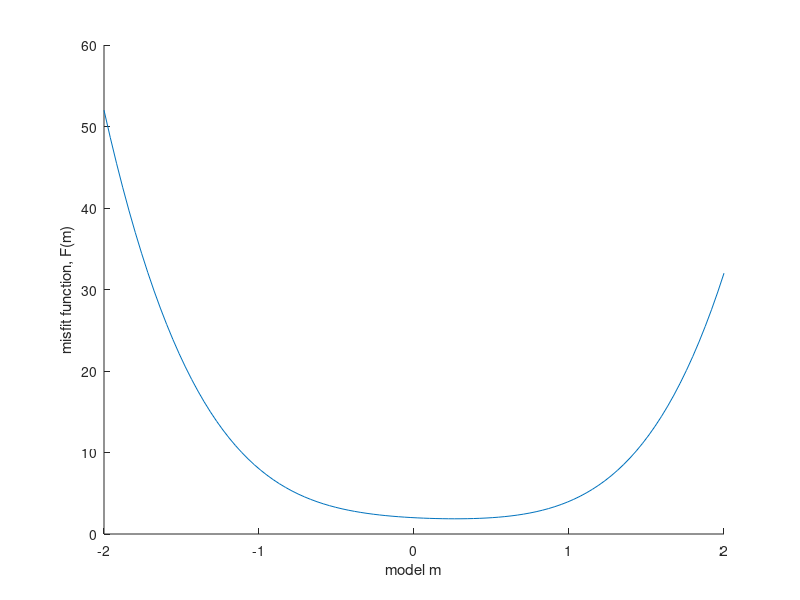

This chart was generated by the following MATLAB code:
%
% newton.m
% Carl Tape, GEOS 694, Applied Seismology, Feb 2012
%
% This is a template for implementing an iterative netwon algorithm.
% See Tarantola (2005), Eq. 6.291.
% This is a prepatory exercise for hw_optim.m
%
% LAB EXERCISE:
%   1. Using 'fminbnd' compute the (numerical) minimum of F(m).
%         Plot the point (mmin,F(mmin)) on the curve F(m).
%   2. Implement the Newton algorithm, and show that you reach the minimum.
%         Plot the point (m,F(m)) for each new value of m.
%         Try several different starting values of m to make sure it works.
%   3. Define a sensible stopping criterion.
%   4. Repeat the experiment for a quadratic function.
% 
%

close all
clear
clc
format long

% define a misfit function and its derivatives
% note: our 'model vector' is one-dimensional
P = [2 -1 2 -1 2];          % non-quadratic
%P = [0  0 2 -1 2];         % quadratic
%F = @(m) ( polyval(P,m) );
F = @(m) ( P(1)*m.^4 + P(2)*m.^3 + P(3)*m.^2 + P(4)*m + P(5) );
g = @(m) ( 4*P(1)*m.^3 + 3*P(2)*m.^2 + 2*P(3)*m + P(4) );
H = @(m) ( 12*P(1)*m.^2 + 6*P(2)*m + 2*P(3) );

% specify bounds for choosing initial model (and for plotting)
mA = -2;
mB = 2;
m = linspace(mA,mB,100);

% COMPUTE MINIMUM OF MISFIT FUNCTION HERE

figure; hold on;
plot(m,F(m));
% PLOT MINIMUM HERE
xlabel('model m'); ylabel('misfit function, F(m)');

%---------------------------------

% initial model
%m0 = -1.5;
m0 = mA + (mB-mA)*rand; % random starting value

% IMPLEMENT NEWTON ALGORITHM HERE (see class notes on Least Squares)

%==========================================================================
